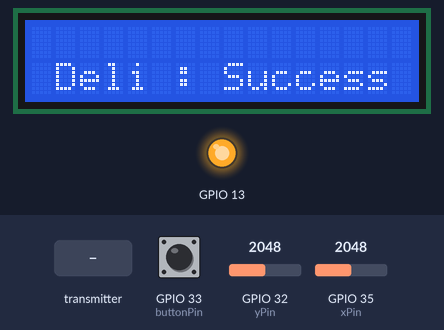
Bench run of a program on a simulated ESP32. Shown: 16×2 character LCD, output pins drawn as LEDs (lit = HIGH). The test bench sets the inputs (shaded band); at power-on: GPIO 32 (yPin) = 2048, GPIO 33 (buttonPin) HIGH, GPIO 35 (xPin) = 2048. What the program prints to the serial monitor is not drawn.

Above: at 1.2 s.
1.3 s: the transmitter starts sending incomingReadings = 0
At 2.5 s:
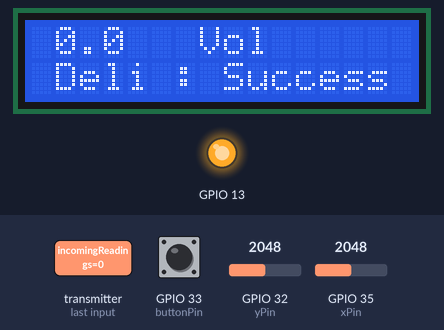
2.8 s: the transmitter starts sending incomingReadings = 1024
At 3.9 s:
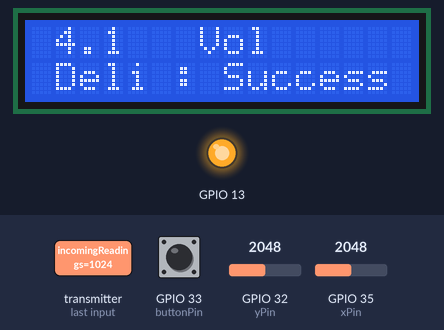
Timing chart, 0 to 5.8 s (numbered marks = the images above; inputs shaded):
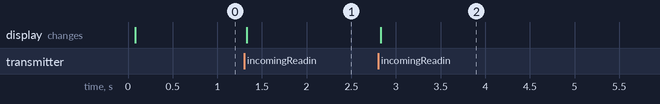

The program:

main.cpp
```cpp
#include <esp_now.h>
#include <WiFi.h>

#include <Wire.h>

#include <LiquidCrystal_I2C.h>
LiquidCrystal_I2C lcd(0x27, 16, 2);

#define xPin 35
#define yPin 32
#define buttonPin 33

uint8_t broadcastAddress[] = {0xB8, 0xD6, 0x1A, 0x45, 0x49, 0x90};   // Địa chỉ MAC của ESP32 trên Robot

// Các biến để deboucing nút nhấn hạ tải tự động
boolean check = true;
int lastButtonState = 0;
int connectStatus = 1;

float xReadings;  //Biến đọc giá trị joystick theo trục x
float yReadings;  //Biến đọc giá trị joystick theo trục x
float angle;  //Biến góc Servo

unsigned long timeP;

int enA, enB = 0;

int buttonReadings;

String success;


// Đóng gói dữ liệu vào struct để gửi đi
typedef struct struct_message
{
  int x;
  int y;
  int angle;
} struct_message;


struct_message Readings;


int incomingReadings;
float incomingsVoltage;

esp_now_peer_info_t peerInfo;

// Hàm được gọi khi dữ liệu được gửi
void OnDataSent(const uint8_t *mac_addr, esp_now_send_status_t status)
{
  status == ESP_NOW_SEND_SUCCESS;

  //Kiểm tra gửi có thành công hay không
  if (status == 0)
  {
    success = "Delivery Success :)";
  }
  else
  {
    success = "Delivery Fail :(";
    lcd.setCursor(1, 1);
    lcd.print("Deli : Fail :(");
  }

 if (connectStatus != status)
 {
    if (status == 0)
    {
      lcd.setCursor(1, 1);
      lcd.print("Deli : Success");
    }
    else
    {
      lcd.setCursor(1, 1);
      lcd.print("Deli : Fail :(");
    }

    connectStatus = status;
 }
}

// Hàm được gọi khi nhận được dữ liệu
void OnDataRecv(const uint8_t *mac, const uint8_t *incomingData, int len)
{
  memcpy(&incomingReadings, incomingData, sizeof(incomingReadings));
  incomingsVoltage = (float)(incomingReadings * 0.0040293040293040293040293040293); //Tính giá trị điện áp pin từ giá trị đọc được

  Serial.println(incomingsVoltage);

  lcd.setCursor(1, 0);
  lcd.print(incomingsVoltage);
  if (incomingsVoltage < 10)
  {
    lcd.setCursor(4, 0);
    lcd.print("   Vol   ");
  }
}

void setup()
{
  Serial.begin(9600);

  lcd.init();
  lcd.backlight();
  pinMode(xPin, INPUT);
  pinMode(yPin, INPUT);
  pinMode(buttonPin, INPUT_PULLUP);

  pinMode(13, OUTPUT);
  digitalWrite(13, HIGH);
  lcd.clear();

  //Cài đặt thiết bị ở chế độ Wi-Fi Station
  WiFi.mode(WIFI_STA);

  //Khởi tạo ESP-NOW
  if (esp_now_init() != ESP_OK)
  {
    // Serial.println("Error initializing ESP-NOW");
    return;
  }

  esp_now_register_send_cb(OnDataSent);

  memcpy(peerInfo.peer_addr, broadcastAddress, 6);
  peerInfo.channel = 0;
  peerInfo.encrypt = false;

  if (esp_now_add_peer(&peerInfo) != ESP_OK)
  {
    // Serial.println("Failed to add peer");
    return;
  }

  esp_now_register_recv_cb(OnDataRecv);

}

//Hàm đọc giá trị joystick
void getReadings()
{
  xReadings = analogRead(xPin);
  yReadings = analogRead(yPin);

  buttonReadings = digitalRead(buttonPin);
  if (buttonReadings != lastButtonState)
  {
    if (buttonReadings == 0)
    {
      check = !check;
    }
  }
  lastButtonState = buttonReadings;
  angle = (check) ? 0 : 45;
}

void loop()
{
  getReadings();

  // Set values to send
  Readings.x = xReadings;
  Readings.y = yReadings;
  Readings.angle = angle;
  // Send message via ESP-NOW
  esp_err_t result = esp_now_send(broadcastAddress, (uint8_t *)&Readings, sizeof(Readings));

  if (result == ESP_OK)
  {
    // Serial.println("Sent with success");
  }
  else
  {
    // Serial.println("Error sending the data");
  }

  // delay(10);
}
 
```

Measured:
- after the input at 1.3 s, the display: changes at once (image 1)
- after the input at 2.8 s, the display: changes at once (image 2)
